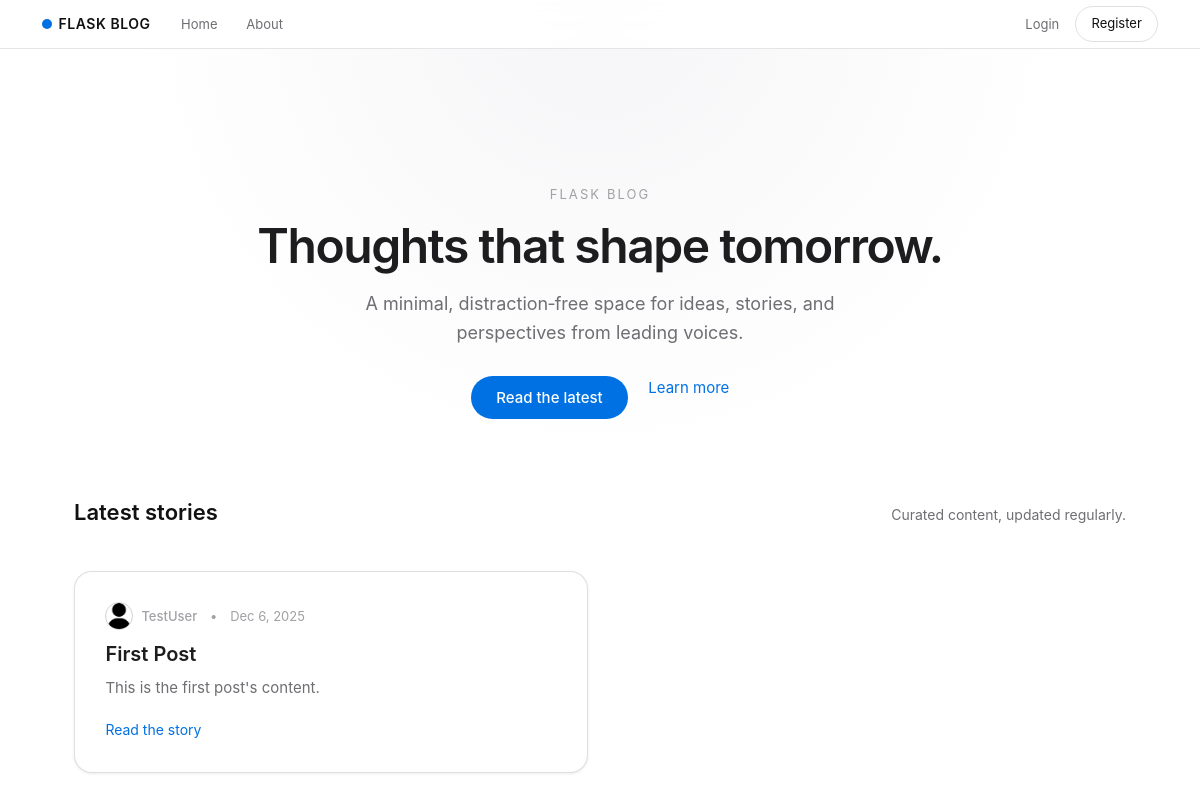
Page /home on the earlier database version.
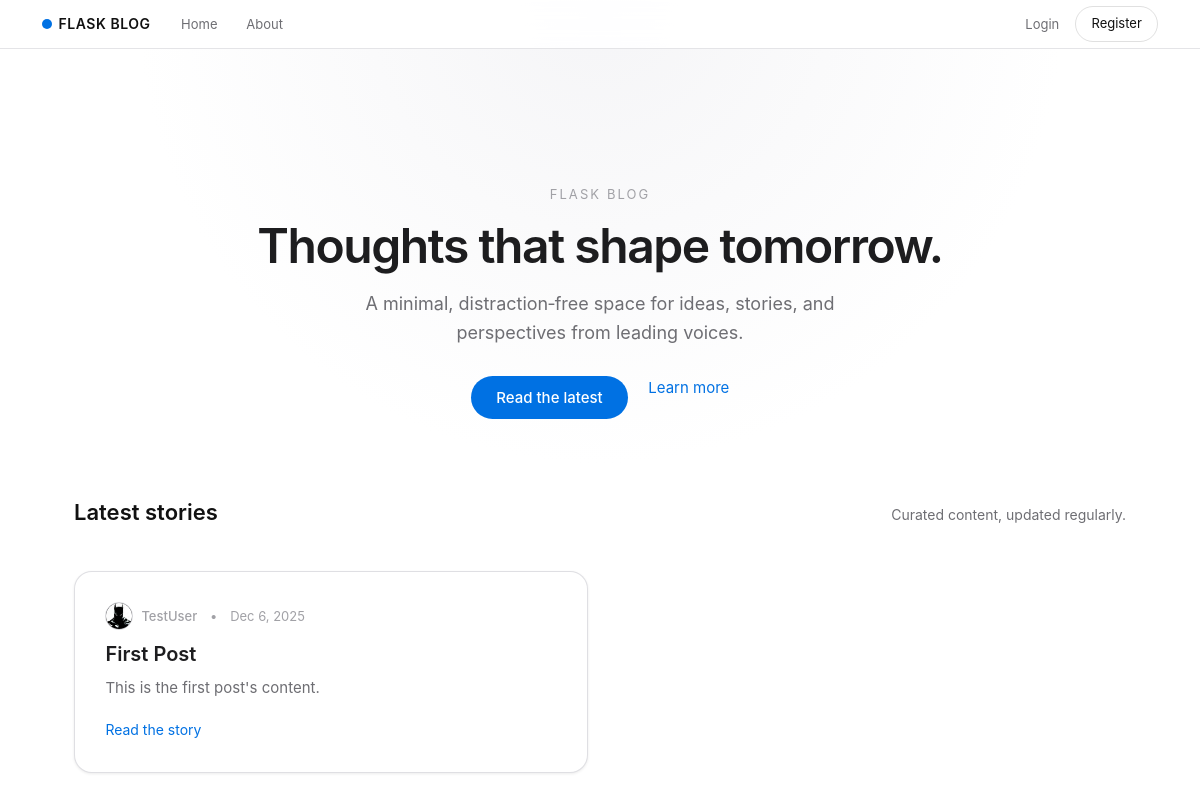
Same page on the later database version.
### flaskblog/models.py (models this page shows, shortened)
class Post(db.Model):
    id = db.Column(db.Integer, primary_key = True)
    title = db.Column(db.String(100), nullable=False)
    date_posted = db.Column(db.DateTime(timezone=True), nullable=False, default=lambda: datetime.now(timezone.utc))
    content = db.Column(db.Text, nullable=False)
    user_id = db.Column(db.Integer, db.ForeignKey('user.id'), nullable=False)

class User(db.Model, UserMixin):
    id = db.Column(db.Integer, primary_key = True)
    username = db.Column(db.String(20), unique=True, nullable=False)
    email = db.Column(db.String(120), unique=True, nullable=False)
    image_file = db.Column(db.String(20), nullable=False, default='default.jpg')
    password = db.Column(db.String(60), nullable=False)
    posts = db.relationship('Post', backref='author', lazy=True)

### flaskblog/routes.py (the view)
@app.route("/")
@app.route("/home")
def home():
    posts = db.session.query(Post).order_by(Post.date_posted.desc()).all()
    return render_template("home.html", posts=posts)

### flaskblog/templates/home.html
{% extends "layout.html" %} {% block content %}
<section class="hero text-center">
  <p class="hero-eyebrow">Flask Blog</p>
  <h1 class="hero-title">Thoughts that shape tomorrow.</h1>
  <p class="hero-subtitle">
    A minimal, distraction‑free space for ideas, stories, and perspectives from
    leading voices.
  </p>
  <div class="hero-cta">
    <a href="#stories" class="hero-link primary">Read the latest</a>
    <a href="/about" class="hero-link secondary">Learn more</a>
  </div>
</section>
<section id="stories" class="stories-section">
  <div class="section-header">
    <h2 class="section-title">Latest stories</h2>
    <p class="section-subtitle">Curated content, updated regularly.</p>
  </div>
  <div class="row g-4">
    {% for post in posts %}
    <div class="col-md-6">
      <article class="story-tile">
        <div class="story-meta">
          <img
            class="story-author-img"
            src="{{ url_for('static', filename='profile_pics/' + post.author.image_file) }}"
            alt="{{ post.author.username }}"
          />
          <span class="story-author">{{ post.author.username }}</span>
          <span class="story-dot">•</span>
          <span class="story-date"
            >{{ post.date_posted.strftime('%b %-d, %Y') }}</span
          >
        </div>
        <h3 class="story-title">{{ post.title }}</h3>
        <p class="story-excerpt">{{ post.content }}</p>
        <a href="{{ url_for('post', post_id=post.id) }}" class="story-link"
          >Read the story</a
        >
      </article>
    </div>
    {% endfor %}
  </div>
</section>
{% endblock content %}

### flaskblog/templates/layout.html (shortened to what this page needs)
<!DOCTYPE html>
<html lang="en">
<head>
    <link href="https://cdn.jsdelivr.net/npm/bootstrap@5.3.0/dist/css/bootstrap.min.css" rel="stylesheet">
    <link rel="stylesheet" type="text/css" href="{{ url_for('static', filename='main.css') }}">
</head>
<body>
    <header class="site-header">
      <nav class="navbar navbar-expand-lg navbar-light fixed-top apple-nav">
        <div class="container">
          <a class="navbar-brand" href="/">
            <span class="brand-dot"></span>
            <span class="brand-text">Flask Blog</span>
          </a>
          <div class="collapse navbar-collapse justify-content-center" id="navbarToggle">
            <ul class="navbar-nav main-nav">
              <li class="nav-item"><a class="nav-link" href="/">Home</a></li>
              <li class="nav-item"><a class="nav-link" href="{{ url_for('about') }}">About</a></li>
            </ul>
            <div class="navbar-nav ms-auto auth-links">
              {% if current_user.is_authenticated %}
                <a class="nav-link" href="{{ url_for('new_post') }}">New Post</a>
                <a class="nav-link" href="{{ url_for('account') }}">Account</a>
                <a class="nav-link" href="{{ url_for('logout') }}">Logout</a>
              {% else %}
                <a class="nav-link" href="{{ url_for('login') }}">Login</a>
                <a class="nav-link pill-link" href="{{ url_for('register') }}">Register</a>
              {% endif %}
            </div>
          </div>
        </div>
      </nav>
    </header>
    <main role="main" class="container main-container">
      {% block content %}{% endblock %}
</body>
</html>

### flaskblog/static/main.css (style rules this page uses)
:root { --primary-color: #111111; --primary-muted: #1d1d1f; --accent-color: #0071e3; --accent-soft: #e8f0ff; --text-primary: #111111; --text-secondary: #6e6e73; --text-tertiary: #a1a1a6; --bg-primary: #ffffff; --bg-secondary: #fbfbfd; --bg-elevated: #ffffff; --border-color: #d2d2d7; --radius-soft: 18px; --shadow-soft: 0 18px 40px rgba(0, 0, 0, 0.08); --shadow-subtle: 0 1px 3px rgba(0, 0, 0, 0.08); }
* { margin: 0; padding: 0; box-sizing: border-box; }
body { font-family: -apple-system, BlinkMacSystemFont, "SF Pro Text", system-ui, "Segoe UI", Roboto, "Helvetica Neue", Arial, sans-serif; background: radial-gradient(circle at top, #f5f5f7 0, #ffffff 45%); color: var(--text-primary); line-height: 1.6; -webkit-font-smoothing: antialiased; -moz-osx-font-smoothing: grayscale; }
h1, h2, h3, h4, h5, h6 { color: var(--text-primary); font-weight: 600; line-height: 1.2; margin-bottom: 1rem; }
.site-header { margin-bottom: 0; }
.apple-nav { background: rgba(255, 255, 255, 0.9) !important; backdrop-filter: saturate(180%) blur(20px); border-bottom: 1px solid rgba(210, 210, 215, 0.6); padding: 0.35rem 0; }
.navbar-brand { font-size: 14px; font-weight: 600; letter-spacing: 0.04em; text-transform: uppercase; display: flex; align-items: center; gap: 0.4rem; color: var(--text-primary) !important; }
.brand-dot { width: 10px; height: 10px; border-radius: 50%; background: var(--accent-color); }
.brand-text { color: var(--text-primary); }
.main-nav .nav-link { font-size: 13px; color: var(--text-secondary) !important; padding: 0.25rem 0.9rem !important; }
.auth-links .nav-link { font-size: 13px; color: var(--text-secondary) !important; }
.auth-links .pill-link { padding: 0.3rem 0.95rem !important; border-radius: 999px; border: 1px solid rgba(0, 0, 0, 0.12); margin-left: 0.5rem; color: var(--text-primary) !important; display: inline-flex; align-items: center; justify-content: center; line-height: 1; }
.main-container { margin-top: 4.5rem; padding: 3.5rem 0 4rem; }
.hero, .about-hero { max-width: 800px; margin: 0 auto 4rem auto; padding: 3.5rem 1.5rem 1rem; }
.hero-eyebrow { font-size: 13px; letter-spacing: 0.16em; text-transform: uppercase; color: var(--text-tertiary); margin-bottom: 0.75rem; }
.hero-title { font-size: 48px; font-weight: 600; letter-spacing: -0.03em; margin-bottom: 1rem; color: var(--primary-muted); }
.hero-subtitle { font-size: 18px; color: var(--text-secondary); max-width: 36rem; margin: 0 auto 1.75rem auto; }
.hero-cta { display: flex; justify-content: center; gap: 1.25rem; flex-wrap: wrap; }
.hero-link { font-size: 15px; text-decoration: none; }
.hero-link.primary { color: #ffffff; background: var(--accent-color); padding: 0.6rem 1.6rem; border-radius: 999px; font-weight: 500; }
.hero-link.secondary { color: var(--accent-color); }
.stories-section { max-width: 1100px; margin: 0 auto; padding: 0 1.5rem; }
.section-header { display: flex; align-items: baseline; justify-content: space-between; gap: 1.5rem; margin-bottom: 1.75rem; }
.section-title { font-size: 22px; font-weight: 600; }
.section-subtitle { font-size: 14px; color: var(--text-secondary); }
.story-tile { background: var(--bg-elevated); border-radius: var(--radius-soft); padding: 1.9rem 1.9rem 1.8rem; border: 1px solid rgba(210, 210, 215, 0.7); box-shadow: var(--shadow-subtle); transition: transform 0.3s ease, box-shadow 0.3s ease, border-color 0.3s ease; height: 100%; }
.story-meta { font-size: 13px; color: var(--text-tertiary); margin-bottom: 0.75rem; display: flex; align-items: center; gap: 0.5rem; }
.story-author-img { width: 28px; height: 28px; border-radius: 50%; object-fit: cover; border: 1.5px solid var(--border-color); flex-shrink: 0; }
.story-author { font-weight: 500; }
.story-dot { margin: 0 0.3rem; }
.story-title { font-size: 20px; font-weight: 600; margin-bottom: 0.6rem; color: var(--primary-muted); }
.story-excerpt { font-size: 15px; color: var(--text-secondary); margin-bottom: 1.1rem; }
.story-link { font-size: 14px; color: var(--accent-color); text-decoration: none; }

Differences in the rows shown:
changed through a linked row, Post "First Post": image_file: picture added in place of a placeholder
